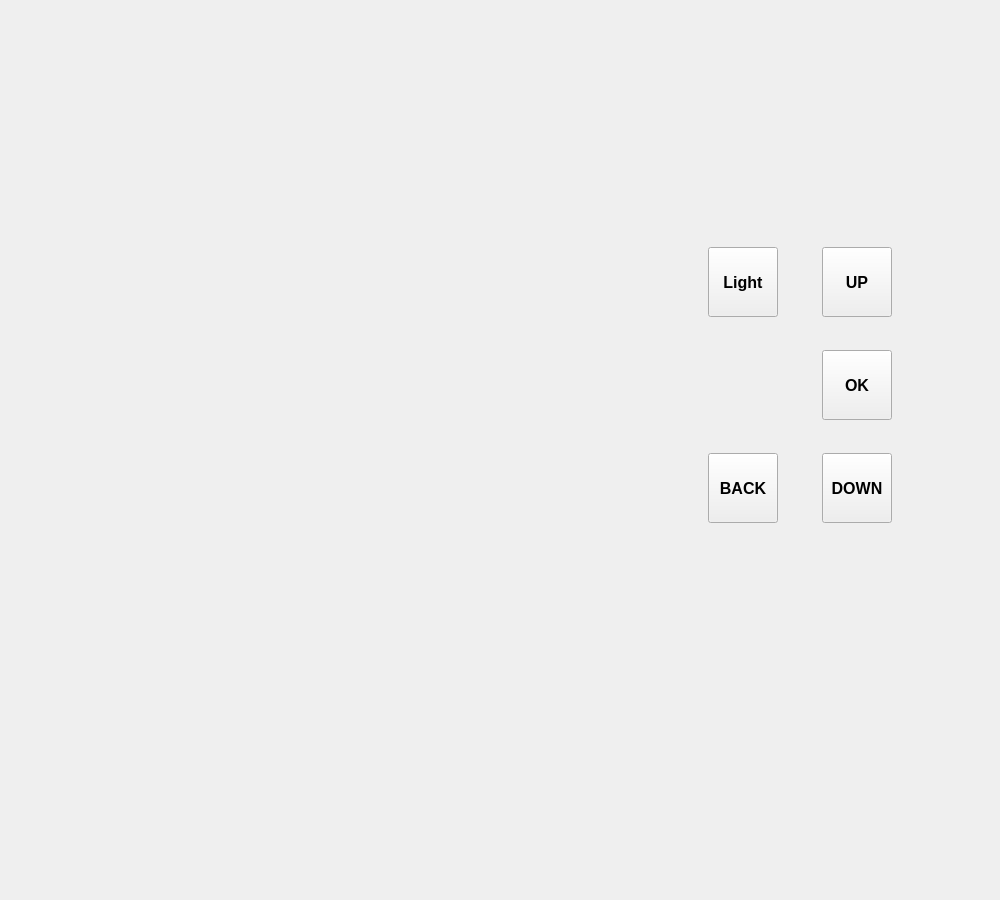
<?xml version="1.0" encoding="UTF-8"?>
<ui version="4.0">
 <class>full_test</class>
 <widget class="QWidget" name="full_test">
  <property name="geometry">
   <rect>
    <x>0</x>
    <y>0</y>
    <width>1000</width>
    <height>900</height>
   </rect>
  </property>
  <property name="minimumSize">
   <size>
    <width>1000</width>
    <height>900</height>
   </size>
  </property>
  <property name="maximumSize">
   <size>
    <width>1000</width>
    <height>900</height>
   </size>
  </property>
  <property name="windowTitle">
   <string>full_test</string>
  </property>
  <widget class="QWidget" name="verticalLayoutWidget_3">
   <property name="geometry">
    <rect>
     <x>820</x>
     <y>10</y>
     <width>151</width>
     <height>81</height>
    </rect>
   </property>
   <layout class="QVBoxLayout" name="verticalLayout_4">
    <property name="spacing">
     <number>7</number>
    </property>
    <item>
     <layout class="QHBoxLayout" name="horizontalLayout_45">
      <property name="spacing">
       <number>0</number>
      </property>
      <item>
       <widget class="QLabel" name="Ext_EEPROM_status_name_label">
        <property name="minimumSize">
         <size>
          <width>120</width>
          <height>25</height>
         </size>
        </property>
        <property name="maximumSize">
         <size>
          <width>120</width>
          <height>25</height>
         </size>
        </property>
        <property name="font">
         <font>
          <family>Arial</family>
          <pointsize>11</pointsize>
          <weight>75</weight>
          <bold>true</bold>
         </font>
        </property>
        <property name="frameShape">
         <enum>QFrame::NoFrame</enum>
        </property>
        <property name="text">
         <string/>
        </property>
        <property name="alignment">
         <set>Qt::AlignLeading|Qt::AlignLeft|Qt::AlignVCenter</set>
        </property>
       </widget>
      </item>
      <item>
       <widget class="QFrame" name="frame_8">
        <property name="minimumSize">
         <size>
          <width>20</width>
          <height>25</height>
         </size>
        </property>
        <property name="maximumSize">
         <size>
          <width>20</width>
          <height>25</height>
         </size>
        </property>
        <property name="frameShape">
         <enum>QFrame::NoFrame</enum>
        </property>
        <property name="frameShadow">
         <enum>QFrame::Raised</enum>
        </property>
        <property name="lineWidth">
         <number>2</number>
        </property>
        <widget class="LED" name="Ext_EEPROM_ok_LED" native="true">
         <property name="geometry">
          <rect>
           <x>-10</x>
           <y>-7</y>
           <width>40</width>
           <height>40</height>
          </rect>
         </property>
         <property name="minimumSize">
          <size>
           <width>40</width>
           <height>40</height>
          </size>
         </property>
         <property name="maximumSize">
          <size>
           <width>40</width>
           <height>40</height>
          </size>
         </property>
         <property name="cursor">
          <cursorShape>ArrowCursor</cursorShape>
         </property>
        </widget>
       </widget>
      </item>
     </layout>
    </item>
   </layout>
  </widget>
  <widget class="QWidget" name="verticalLayoutWidget">
   <property name="geometry">
    <rect>
     <x>670</x>
     <y>220</y>
     <width>261</width>
     <height>331</height>
    </rect>
   </property>
   <layout class="QVBoxLayout" name="verticalLayout">
    <item>
     <layout class="QHBoxLayout" name="horizontalLayout">
      <item>
       <widget class="QPushButton" name="press_light_pushButton">
        <property name="enabled">
         <bool>true</bool>
        </property>
        <property name="minimumSize">
         <size>
          <width>70</width>
          <height>70</height>
         </size>
        </property>
        <property name="maximumSize">
         <size>
          <width>70</width>
          <height>70</height>
         </size>
        </property>
        <property name="font">
         <font>
          <family>Arial</family>
          <pointsize>12</pointsize>
          <weight>75</weight>
          <bold>true</bold>
         </font>
        </property>
        <property name="text">
         <string>Light</string>
        </property>
       </widget>
      </item>
      <item>
       <widget class="QPushButton" name="press_up_pushButton">
        <property name="enabled">
         <bool>true</bool>
        </property>
        <property name="minimumSize">
         <size>
          <width>70</width>
          <height>70</height>
         </size>
        </property>
        <property name="maximumSize">
         <size>
          <width>70</width>
          <height>70</height>
         </size>
        </property>
        <property name="font">
         <font>
          <family>Arial</family>
          <pointsize>12</pointsize>
          <weight>75</weight>
          <bold>true</bold>
         </font>
        </property>
        <property name="text">
         <string>UP</string>
        </property>
       </widget>
      </item>
     </layout>
    </item>
    <item>
     <layout class="QHBoxLayout" name="horizontalLayout_2">
      <item>
       <widget class="QLabel" name="label">
        <property name="minimumSize">
         <size>
          <width>70</width>
          <height>70</height>
         </size>
        </property>
        <property name="maximumSize">
         <size>
          <width>70</width>
          <height>70</height>
         </size>
        </property>
        <property name="text">
         <string/>
        </property>
       </widget>
      </item>
      <item>
       <widget class="QPushButton" name="press_ok_pushButton">
        <property name="enabled">
         <bool>true</bool>
        </property>
        <property name="minimumSize">
         <size>
          <width>70</width>
          <height>70</height>
         </size>
        </property>
        <property name="maximumSize">
         <size>
          <width>70</width>
          <height>70</height>
         </size>
        </property>
        <property name="font">
         <font>
          <family>Arial</family>
          <pointsize>12</pointsize>
          <weight>75</weight>
          <bold>true</bold>
         </font>
        </property>
        <property name="text">
         <string>OK</string>
        </property>
       </widget>
      </item>
     </layout>
    </item>
    <item>
     <layout class="QHBoxLayout" name="horizontalLayout_3">
      <item>
       <widget class="QPushButton" name="press_back_pushButton">
        <property name="enabled">
         <bool>true</bool>
        </property>
        <property name="minimumSize">
         <size>
          <width>70</width>
          <height>70</height>
         </size>
        </property>
        <property name="maximumSize">
         <size>
          <width>70</width>
          <height>70</height>
         </size>
        </property>
        <property name="font">
         <font>
          <family>Arial</family>
          <pointsize>12</pointsize>
          <weight>75</weight>
          <bold>true</bold>
         </font>
        </property>
        <property name="text">
         <string>BACK</string>
        </property>
       </widget>
      </item>
      <item>
       <widget class="QPushButton" name="press_down_pushButton">
        <property name="enabled">
         <bool>true</bool>
        </property>
        <property name="minimumSize">
         <size>
          <width>70</width>
          <height>70</height>
         </size>
        </property>
        <property name="maximumSize">
         <size>
          <width>70</width>
          <height>70</height>
         </size>
        </property>
        <property name="font">
         <font>
          <family>Arial</family>
          <pointsize>12</pointsize>
          <weight>75</weight>
          <bold>true</bold>
         </font>
        </property>
        <property name="text">
         <string>DOWN</string>
        </property>
       </widget>
      </item>
     </layout>
    </item>
   </layout>
  </widget>
 </widget>
 <customwidgets>
  <customwidget>
   <class>LED</class>
   <extends>QWidget</extends>
   <header>gui.LED</header>
   <container>1</container>
  </customwidget>
 </customwidgets>
 <resources/>
 <connections/>
</ui>
